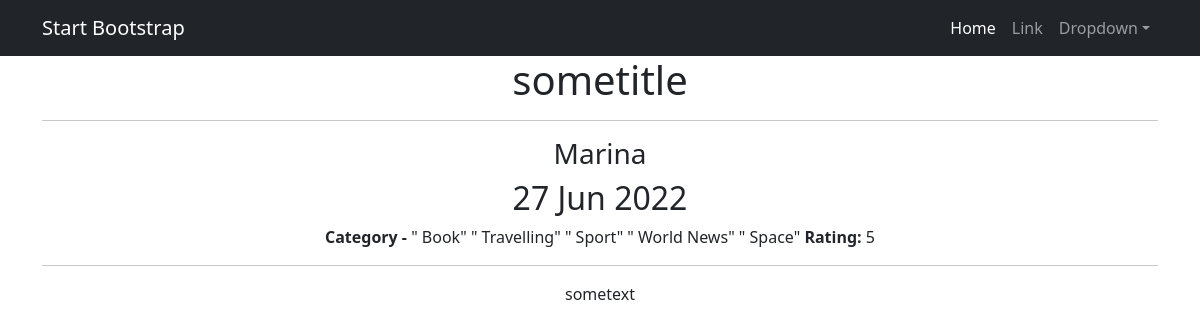
Screenshot of /news/1 with the database file from the repository.
### news/models.py (models this page shows, shortened)
class Post(models.Model):
    author = models.ForeignKey(Author, on_delete=models.CASCADE)
    NEWS = 'NW'
    ARTICLE = 'AR'
    CATEGORY_CHOICE = (
        (NEWS, 'Новость'),
        (ARTICLE, 'Статья'),
    )
    categoryType = models.CharField(max_length=2, choices=CATEGORY_CHOICE, default=ARTICLE)
    dateCreation = models.DateTimeField(auto_now_add=True)
    postCategory = models.ManyToManyField(Category, through='PostCategory')
    title = models.CharField(max_length=256)
    text = models.TextField()
    rating = models.SmallIntegerField(default=0)
    related_name = 'news'

class Author(models.Model):
    authorUser = models.OneToOneField(User, on_delete=models.CASCADE)
    ratingAuthor = models.SmallIntegerField(default=0)
    def __str__(self):
        return f'{self.authorUser}'

class Category(models.Model):
    name = models.CharField(max_length=64, unique=True)
    def __str__(self):
        return f'{self.name.title()}'

### news/views.py (the view)
# urls.py: path('<int:pk>', NewsDetail.as_view()),
class NewsDetail(DetailView):
    model = Post
    template_name = 'new.html'
    context_object_name = 'new'

### templates/new.html (shortened to what this page needs)
{% extends 'flatpages/default.html' %}
{% load custom_filters %}
{% block content %}
    <h1>{{ new.title|censor_aut }}
    <hr>
    <h3> {{ new.author }} </h3>
    <h2> {{ new.dateCreation|date:'d M Y' }} </h2>
    <b> Category - </b>
    {% for categ in new.postCategory.all %}
        " {{ categ }}"
    {% endfor %}
    <b>Rating:</b> {{ new.rating}}
    <hr>
        {{ new.text|censor_aut }}</h1>
{% endblock content %}

### rows the page displays
Post: title|censor_aut "sometitle", author "Marina", dateCreation "27 Jun 2022", rating "5", text|censor_aut "sometext"
Category: name "Book"
Category: name "Travelling"
Category: name "Sport"
Category: name "World News"
Category: name "Space"
